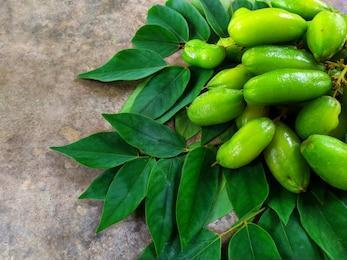
#> input picture Imagens/imagem_5.jpg, 347 x 260 px, found by its file name
$ jupyter execute DescritorHOG.ipynb   (older library calls are emulated)
#> lines starting #> are read from the running program, lines starting #| are printed output that depends on the picture
[cell 1]
import cv2
import matplotlib.pyplot as plt
import numpy as np

[cell 2]
## PASSO 1 - Redimensionamento

# Carrega a imagem
imagem = cv2.imread('imagem_5.jpg')
#> imagem is the input picture: shape (260, 347, 3); mean B, G, R 66.1, 125.1, 88.7

# Obtém a altura e largura da imagem
altura, largura = imagem.shape[:2]
#> altura = 260; largura = 347

# Calcula a nova altura e largura para ser um múltiplo de 8
nova_altura = (altura // 8) * 8
#> nova_altura = 256
nova_largura = (largura // 8) * 8
#> nova_largura = 344

# Redimensiona a imagem para a nova altura e largura
imagem_redimensionada = cv2.resize(imagem, (nova_largura, nova_altura))

imagem_grayscale = cv2.cvtColor(imagem_redimensionada, cv2.COLOR_BGR2GRAY)
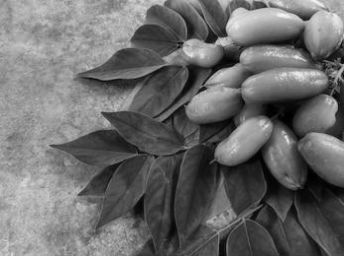
#> imagem_grayscale: shape (256, 344); min 0, max 247, mean 107.4
imagem_blur = cv2.GaussianBlur(imagem_grayscale, (15, 15), 0)
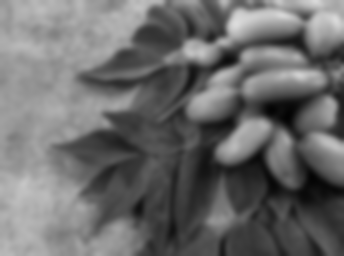
#> imagem_blur: shape (256, 344); min 3, max 220, mean 107.4

# Exibe a imagem redimensionada
plt.imshow(cv2.cvtColor(imagem_blur, cv2.COLOR_BGR2RGB))
plt.axis('off')
plt.show()

[cell 3]
## PASSO 2 - Magnitude e orientação de cada pixel

# Calcula as derivadas parciais em relação a x e y
dX = cv2.filter2D(imagem_blur, cv2.CV_64F, np.array([[-1, 0, 1]]))
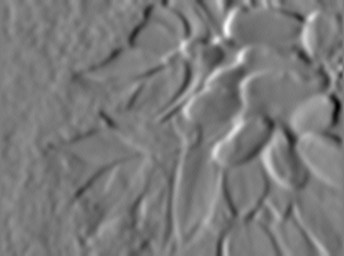
#> dX: shape (256, 344) float64; min -41, max 43, mean -0.4; drawn with min black and max white
dY = cv2.filter2D(imagem_blur, cv2.CV_64F, np.array([[-1], [0], [1]]))
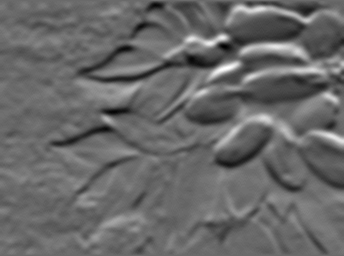
#> dY: shape (256, 344) float64; min -33, max 46, mean -0.5; drawn with min black and max white

# Calcula a magnitude e orientação
magnitude = np.sqrt(dX**2 + dY**2)
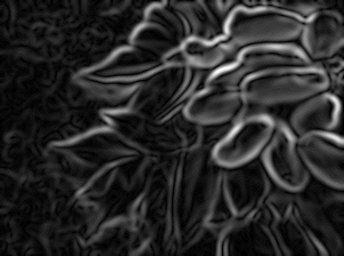
#> magnitude: shape (256, 344) float64; min 0, max 48.33, mean 7.8; drawn with min black and max white
orientacao = np.arctan2(dY, dX)
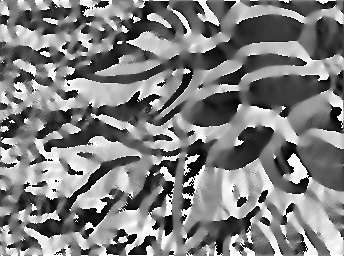
#> orientacao: shape (256, 344) float64; min -3.11, max 3.14, mean 0.0287; drawn with min black and max white

orientacao = np.degrees(orientacao)

[cell 4]
## PASSO 3 & 4 - Dividir a imagem em células de 8x8 pixels & Para cada célula 8x8, calcula-se um histograma de orientações.

# Divide a imagem em células de 8x8 pixels
num_celulas_x = nova_largura // 8
#> num_celulas_x = 43
num_celulas_y = nova_altura // 8
#> num_celulas_y = 32

# Inicializa um array para armazenar os histogramas de orientações
histogramas = np.zeros((num_celulas_y, num_celulas_x, 9), dtype=np.float32)

# Itera sobre as células
for y in range(num_celulas_y):
    for x in range(num_celulas_x):
        # Obtém a região da célula
        regiao_orientacao = orientacao[y*8:(y+1)*8, x*8:(x+1)*8]
        regiao_magnitude = magnitude[y*8:(y+1)*8, x*8:(x+1)*8]

        # Calcula o histograma de orientações
        hist, _ = np.histogram(regiao_orientacao, bins=9, range=(-np.pi, np.pi), weights=regiao_magnitude)

        # Armazena o histograma na matriz de histogramas
        histogramas[y, x] = hist

[cell 5]
## PASSO 5 & 6 - Agrupe 4 células em um bloco 16x16 (2 células de largura e 2 de altura) & Normalize os valores de cada bloco utilizando L2

# Definir o tamanho do bloco
tamanho_bloco = 16

# Calcular o número de células por bloco
celulas_por_bloco = tamanho_bloco // 8

# Calcular o número de blocos na horizontal e vertical
num_blocos_x = num_celulas_x - celulas_por_bloco + 1
#> num_blocos_x = 42
num_blocos_y = num_celulas_y - celulas_por_bloco + 1
#> num_blocos_y = 31

# Inicializar um array para armazenar os histogramas dos blocos
histogramas_blocos = np.zeros((num_blocos_y, num_blocos_x, celulas_por_bloco**2 * 9), dtype=np.float32)

# Iterar sobre os blocos
for y in range(num_blocos_y):
    for x in range(num_blocos_x):
        # Obter as células do bloco
        celulas_bloco = histogramas[y:y+celulas_por_bloco, x:x+celulas_por_bloco]

        # Concatenar os histogramas das células do bloco em um único vetor
        hist_bloco = celulas_bloco.flatten()

        # Realizar a normalização L2 no histograma do bloco
        hist_bloco = hist_bloco / np.sqrt(np.sum(hist_bloco**2))

        # Armazenar o histograma do bloco na matriz de histogramas de blocos
        histogramas_blocos[y, x] = hist_bloco

[cell 6]
## PASSO 7 - Concatenação dos valores normalizados de cada bloco

# Concatenar os histogramas normalizados de cada bloco
descritor_hog = histogramas_blocos.reshape(num_blocos_y * num_blocos_x, -1)

[cell 7]
## PASSO 8 - Visualização

descritor_hog_flatted = descritor_hog.flatten()
descritor_hog_flatted_len = len(descritor_hog_flatted)
#> descritor_hog_flatted_len = 46872
descritor_hog_flatted_arange = np.arange(descritor_hog_flatted_len)

plt.bar(descritor_hog_flatted_arange, descritor_hog_flatted)
plt.show()
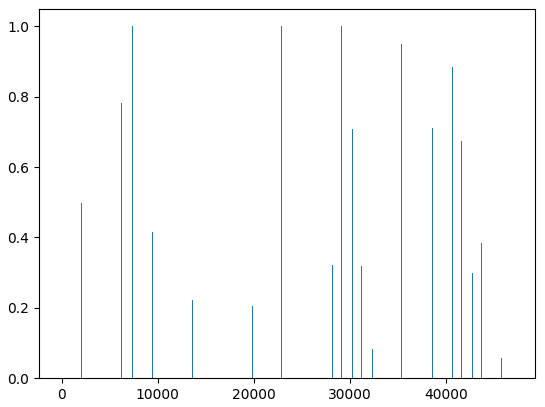
#> figure drawn by matplotlib, 1 panel
